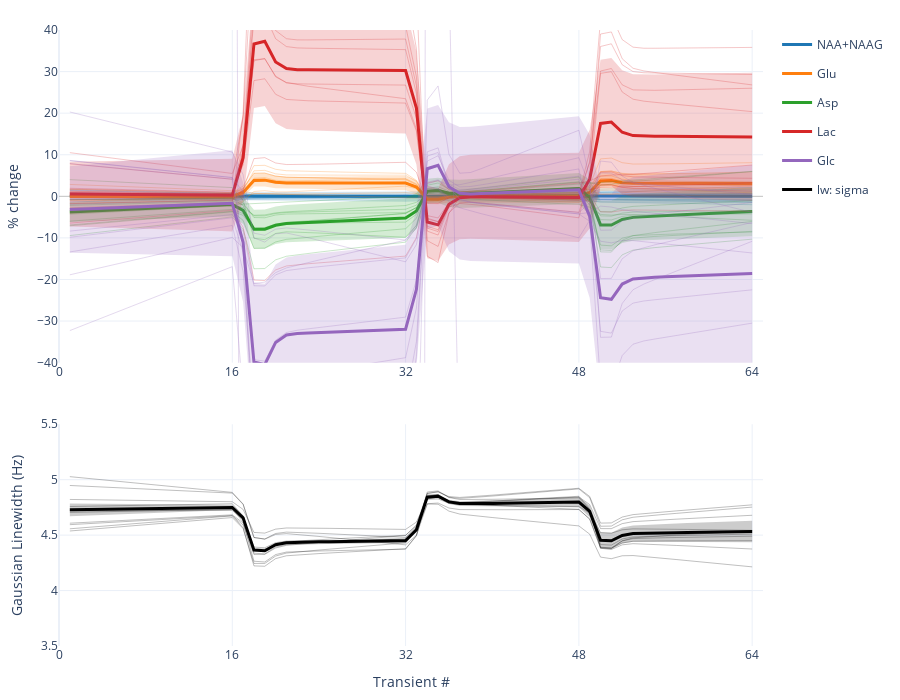

Notebook source saved alongside this figure:
### Code cell
# Plotting control
stim_or_ctrl = 'STIM'  # 'STIM' or 'CTRL'
metab_list = ['NAA+NAAG', 'Glu', 'Asp', 'Lac', 'Glc']

plotly_glm_plot(group_stats, single_sub_betas, stim_or_ctrl, metab_list)
